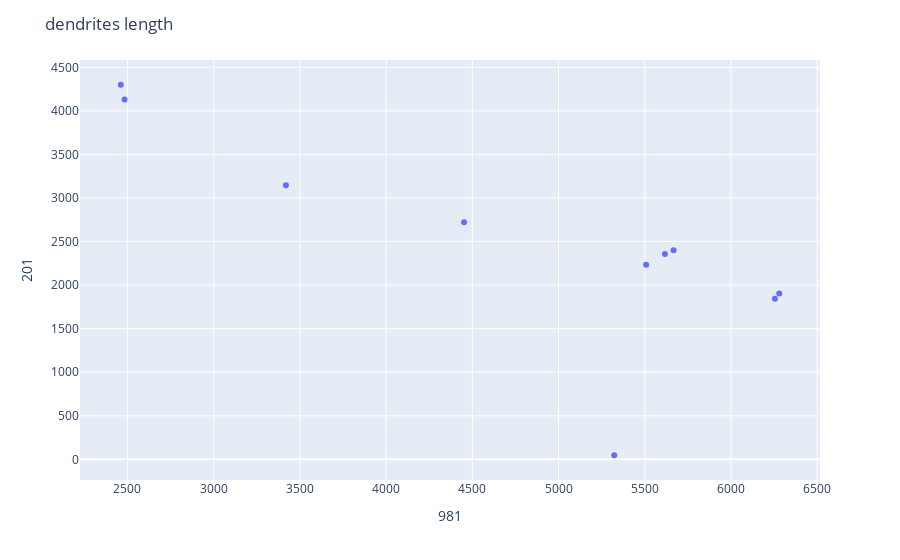

Write notebook code for a chart like this one.
### Code cell
#From annotated heatmap above we already see some signs of clustering, try plotting these in a scatter (since we have only x and y) to see potential groups

data=dendrite_df
fig = px.scatter(data, x=981, y=201)
fig.update_layout(
    title='dendrites length',
    xaxis_title='981',
    yaxis_title='201')

fig.show()

#to do, find ways so that hover info shows the name of mouse..ie name has to be a column in the df to use hover_data= x

### Figure 1 — Plotly figure (JSON) as saved in the notebook; plotly's stock layout.template omitted (floating-point values rounded to 4 significant figures)
{"data": [{"hoverlabel": {"namelength": 0}, "hovertemplate": "981=%{x}<br>201=%{y}", "legendgroup": "", "marker": {"color": "#636efa", "symbol": "circle"}, "mode": "markers", "name": "", "showlegend": false, "type": "scatter", "x": [2461, 5508, 5617, 5667, 6255, 4452, 6280, 5323, 3419, 2483], "xaxis": "x", "y": [4300, 2235, 2358, 2399, 1843, 2722, 1903, 47, 3147, 4130], "yaxis": "y"}], "layout": {"autosize": true, "legend": {"tracegroupgap": 0}, "margin": {"t": 60}, "title": {"text": "dendrites length"}, "xaxis": {"anchor": "y", "autorange": true, "domain": [0, 1], "range": [2234.0, 6507.0], "title": {"text": "981"}, "type": "linear"}, "yaxis": {"anchor": "x", "autorange": true, "domain": [0, 1], "range": [-254.5, 4602.0], "title": {"text": "201"}, "type": "linear"}}}
